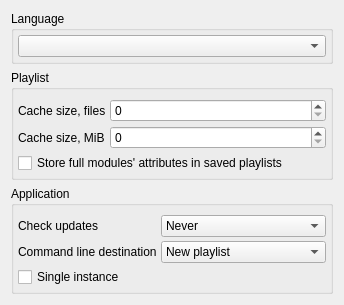
<?xml version="1.0" encoding="UTF-8"?>
<ui version="4.0">
 <class>UI::InterfaceSettingsWidget</class>
 <widget class="QWidget" name="UI::InterfaceSettingsWidget">
  <property name="geometry">
   <rect>
    <x>0</x>
    <y>0</y>
    <width>344</width>
    <height>246</height>
   </rect>
  </property>
  <property name="windowTitle">
   <string>Interface</string>
  </property>
  <layout class="QVBoxLayout" name="verticalLayout">
   <item>
    <widget class="QGroupBox" name="languageGroupBox">
     <property name="title">
      <string>Language</string>
     </property>
     <layout class="QVBoxLayout" name="languagesLayout">
      <property name="spacing">
       <number>4</number>
      </property>
      <property name="margin">
       <number>4</number>
      </property>
      <item>
       <widget class="QComboBox" name="languageSelect"/>
      </item>
     </layout>
    </widget>
   </item>
   <item>
    <widget class="QGroupBox" name="playlistGroupBox">
     <property name="title">
      <string>Playlist</string>
     </property>
     <layout class="QFormLayout" name="formLayout">
      <property name="horizontalSpacing">
       <number>4</number>
      </property>
      <property name="verticalSpacing">
       <number>4</number>
      </property>
      <property name="leftMargin">
       <number>4</number>
      </property>
      <property name="rightMargin">
       <number>4</number>
      </property>
      <property name="bottomMargin">
       <number>4</number>
      </property>
      <item row="0" column="0">
       <widget class="QLabel" name="labelPlaylistCachedFiles">
        <property name="toolTip">
         <string>Specifies how many opened files can be cached per playlist</string>
        </property>
        <property name="text">
         <string>Cache size, files</string>
        </property>
       </widget>
      </item>
      <item row="0" column="1">
       <widget class="QSpinBox" name="playlistCachedFiles">
        <property name="maximum">
         <number>10000</number>
        </property>
       </widget>
      </item>
      <item row="1" column="0">
       <widget class="QLabel" name="labelPlaylistCachedMemory">
        <property name="toolTip">
         <string>Specifies per playlist cache memory usage limit</string>
        </property>
        <property name="text">
         <string>Cache size, MiB</string>
        </property>
       </widget>
      </item>
      <item row="1" column="1">
       <widget class="QSpinBox" name="playlistCacheLimit">
        <property name="maximum">
         <number>100</number>
        </property>
       </widget>
      </item>
      <item row="2" column="0" colspan="2">
       <widget class="QCheckBox" name="playlistStoreAllProperties">
        <property name="toolTip">
         <string>Store all module attributes and properties instead of only custom</string>
        </property>
        <property name="text">
         <string>Store full modules' attributes in saved playlists</string>
        </property>
       </widget>
      </item>
     </layout>
    </widget>
   </item>
   <item>
    <widget class="QGroupBox" name="appGroupBox">
     <property name="title">
      <string>Application</string>
     </property>
     <layout class="QFormLayout" name="formLayout_2">
      <property name="horizontalSpacing">
       <number>4</number>
      </property>
      <property name="verticalSpacing">
       <number>4</number>
      </property>
      <property name="leftMargin">
       <number>4</number>
      </property>
      <property name="rightMargin">
       <number>4</number>
      </property>
      <property name="bottomMargin">
       <number>4</number>
      </property>
      <item row="0" column="0">
       <widget class="QLabel" name="updateCheckLabel">
        <property name="text">
         <string>Check updates</string>
        </property>
       </widget>
      </item>
      <item row="0" column="1">
       <widget class="QComboBox" name="updateCheckPeriod">
        <item>
         <property name="text">
          <string>Never</string>
         </property>
        </item>
        <item>
         <property name="text">
          <string>Once a day</string>
         </property>
        </item>
        <item>
         <property name="text">
          <string>Once a week</string>
         </property>
        </item>
       </widget>
      </item>
      <item row="1" column="0">
       <widget class="QLabel" name="cmdlineTargetLabel">
        <property name="toolTip">
         <string>Target for items passed via commandline</string>
        </property>
        <property name="text">
         <string>Command line destination</string>
        </property>
       </widget>
      </item>
      <item row="1" column="1">
       <widget class="QComboBox" name="cmdlineTarget">
        <item>
         <property name="text">
          <string>New playlist</string>
         </property>
        </item>
        <item>
         <property name="text">
          <string>Active playlist</string>
         </property>
        </item>
        <item>
         <property name="text">
          <string>Visible playlist</string>
         </property>
        </item>
       </widget>
      </item>
      <item row="2" column="0" colspan="2">
       <widget class="QCheckBox" name="appSingleInstance">
        <property name="toolTip">
         <string>Changes applied after application restart</string>
        </property>
        <property name="text">
         <string>Single instance</string>
        </property>
       </widget>
      </item>
     </layout>
    </widget>
   </item>
   <item>
    <spacer name="verticalSpacer">
     <property name="orientation">
      <enum>Qt::Vertical</enum>
     </property>
     <property name="sizeHint" stdset="0">
      <size>
       <width>20</width>
       <height>40</height>
      </size>
     </property>
    </spacer>
   </item>
  </layout>
 </widget>
 <resources/>
 <connections/>
</ui>
